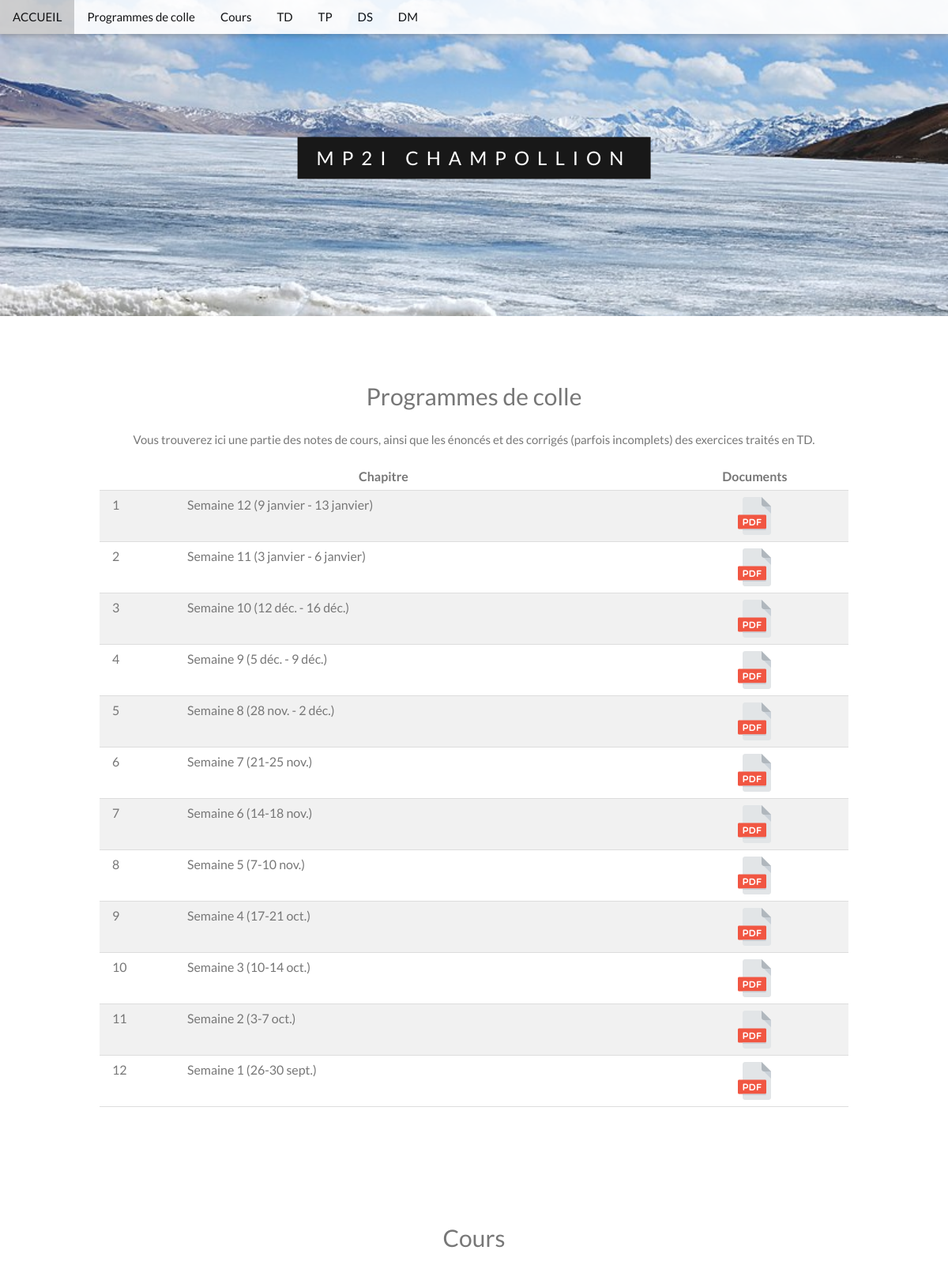
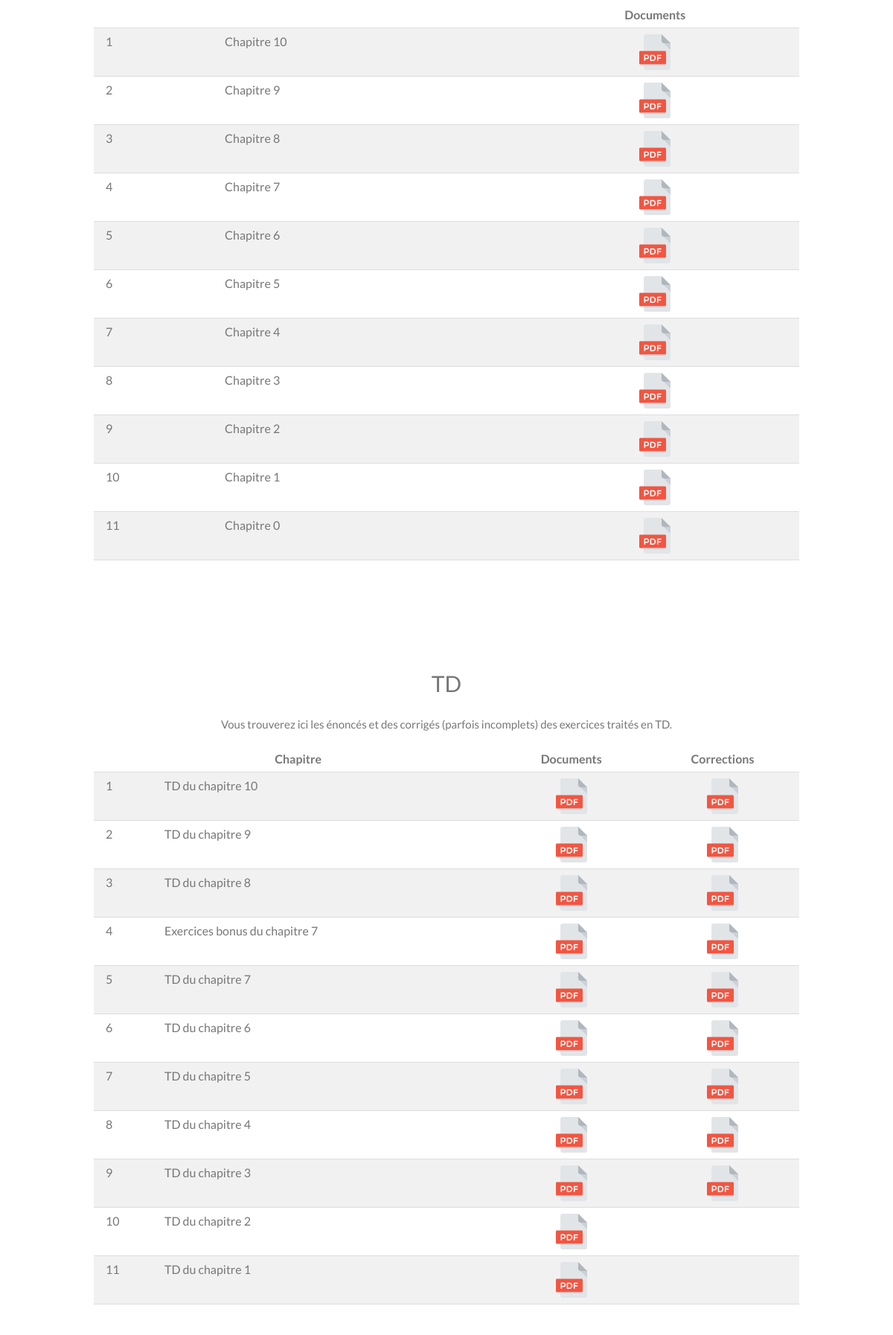
The page / (upper part) on the database its author committed (2 pictures, top to bottom).
### scrap/models.py (models this page shows, shortened)
class Categorie(models.Model):
    title = models.CharField(max_length=200)
    description = models.TextField(default=' ')
    libele = models.CharField(max_length=200, default='Nom')
    last_update = models.DateTimeField(blank=True, null=True)
    corrections = models.BooleanField(default=False)

class Document(models.Model):
    title = models.CharField(max_length=200)
    link = models.URLField(blank=True)
    categorie = models.ForeignKey(Categorie, null=True, on_delete=models.CASCADE)

### scrap/views.py (the view)
# urls.py: path('', views.accueil, name='accueil'),
def accueil(request):
    documents_by_category = {}
    categories = Categorie.objects.order_by('pk')
    for category in categories:
        correction = Document.objects.filter(categorie=category, title__icontains='correction')
        documents = Document.objects.filter(categorie=category).exclude(title__icontains='correction')
        documents_by_category[category] = itertools.zip_longest(documents,correction,fillvalue='N/A')
    return render(request, 'home.html', {'documents_by_category': documents_by_category})

### scrap/templates/home.html
{% extends 'base.html' %}
{% block content %}
{% for cat, documents in documents_by_category.items %}
<div class="w3-content w3-container w3-padding-64" id="{{ cat.title }}">
  <h2 class="w3-center">{{ cat.title }}</h2>
  <center> <p>{{ cat.description }}</p> </center>
  <table class="w3-table w3-striped w3-bordered">
    <tbody><tr>
      <th colspan="2" class="w3-center"> {{ cat.libele }}</th>
      <th style="text-align: center;"> Documents </th>
      {% if cat.corrections %}
      <th style="text-align: center;">Corrections</th>
      {% endif %}
    </tr>
    <tr>
      {% for doc,corr in documents %}
      <td>{{ forloop.counter }}</td>
      <td>{{ doc.title }}</td>
      <td style="vertical-align:middle; horizontal-align:middle; text-align: center;"><a href="https://physique.mp2i-champo.fr/{{ doc.link }}"><span class="icon-pdf"></span> </a></td>
      {% if cat.corrections %}
      {% if corr != 'N/A' %}
      <td style="vertical-align:middle; horizontal-align:middle; text-align: center;"><a href="https://physique.mp2i-champo.fr/{{ corr.link }}"><span class="icon-pdf"></span> </a></td>
      {% else %}
      <td style="vertical-align:middle; horizontal-align:middle; text-align: center;"><a href=""> </a></td>
      {% endif %}
      {% endif %}
    </tr>
      {% endfor %}
    </tbody>
  </table>
</div>
{% endfor %}
{% endblock %}

### scrap/templates/base.html (shortened to what this page needs)
{% load static %}
<head><title>La Physique en MP2I au lycée Champollion</title>
    <link rel="stylesheet" href="{% static 'css/w3.css' %}">
    <link rel="stylesheet" href="{% static 'css/custom.css' %}">
    <link rel="stylesheet" href="https://cdnjs.cloudflare.com/ajax/libs/font-awesome/4.7.0/css/font-awesome.min.css">
    </head>
<body>
    <div class="w3-top">
        <div class="w3-bar w3-card w3-animate-top w3-white" id="myNavbar" style="opacity: 0.9;">
          <a href="#home" class="w3-bar-item w3-button">ACCUEIL</a>
          {% for cat, documents in documents_by_category.items %}
          <a href="#{{ cat.title }}" class="w3-bar-item w3-button w3-hide-small">{{ cat.title }}</a>
          {% endfor %}
        </div>
      </div>
      <div class="bgimg-1 w3-display-container" id="home" style="opacity:0.9;display:block">
        <div class="w3-display-middle" style="white-space:nowrap;">
          <span class="w3-center w3-padding-large w3-black w3-xlarge w3-wide w3-animate-opacity">MP2I <span class="w3-hide-small">CHAMPOLLION</span><span class="w3-hide-large w3-hide-medium">CHAMPO</span></span>
        </div>
      </div>
{% block content %}
{% endblock %}
</body>

### scrap/static/css/w3.css (style rules this page uses)
*, *:before, *:after { box-sizing: inherit }
body { margin: 0 }
a { background-color: transparent }
html, body { font-family: Verdana, sans-serif; font-size: 15px; line-height: 1.5 }
h2 { font-size: 30px }
h1, h2, h3, h4, h5, h6 { font-family: "Segoe UI", Arial, sans-serif; font-weight: 400; margin: 10px 0 }
.w3-wide { letter-spacing: 4px }
a { color: inherit }
.w3-table, .w3-table-all { border-collapse: collapse; border-spacing: 0; width: 100%; display: table }
.w3-bordered tr, .w3-table-all tr { border-bottom: 1px solid #ddd }
.w3-striped tbody tr:nth-child(even) { background-color: #f1f1f1 }
.w3-table td, .w3-table th, .w3-table-all td, .w3-table-all th { padding: 8px 8px; display: table-cell; text-align: left; vertical-align: top }
.w3-table th:first-child, .w3-table td:first-child, .w3-table-all th:first-child, .w3-table-all td:first-child { padding-left: 16px }
.w3-btn, .w3-button { border: none; display: inline-block; padding: 8px 16px; vertical-align: middle; overflow: hidden; text-decoration: none; color: inherit; background-color: inherit; text-align: center; cursor: pointer; white-space: nowrap }
.w3-btn, .w3-button { -webkit-touch-callout: none; -webkit-user-select: none; -khtml-user-select: none; -moz-user-select: none; -ms-user-select: none; user-select: none }
.w3-tooltip, .w3-display-container { position: relative }
.w3-bar { width: 100%; overflow: hidden }
.w3-bar .w3-bar-item { padding: 8px 16px; float: left; width: auto; border: none; display: block; outline: 0 }
.w3-bar .w3-button { white-space: normal; }
.w3-container:after, .w3-container:before, .w3-panel:after, .w3-panel:before, .w3-row:after, .w3-row:before, .w3-row-padding:after, .w3-row-padding:before, .w3-cell-row:before, .w3-cell-row:after, .w3-clear:after, .w3-clear:before, .w3-bar:before, .w3-bar:after { content: ""; display: table; clear: both }
.w3-content, .w3-auto { margin-left: auto; margin-right: auto }
.w3-content { max-width: 980px }
.w3-top, .w3-bottom { position: fixed; width: 100%; z-index: 1 }
.w3-top { top: 0 }
.w3-display-middle { position: absolute; top: 50%; left: 50%; transform: translate(-50%, -50%); -ms-transform: translate(-50%, -50%) }
.w3-container, .w3-panel { padding: 0.01em 16px }
.w3-card, .w3-card-2 { box-shadow: 0 2px 5px 0 rgba(0, 0, 0, 0.16), 0 2px 10px 0 rgba(0, 0, 0, 0.12) }
.w3-animate-opacity { animation: opac 0.8s }
.w3-animate-top { position: relative; animation: animatetop 0.4s }
.w3-xlarge { font-size: 24px !important }
.w3-center { text-align: center !important }
.w3-padding-large { padding: 12px 24px !important }
.w3-padding-64 { padding-top: 64px !important; padding-bottom: 64px !important }
.w3-white, .w3-hover-white:hover { color: #000 !important; background-color: #fff !important }
.w3-black, .w3-hover-black:hover { color: #fff !important; background-color: #000 !important }

### scrap/static/css/custom.css (style rules this page uses)
.icon-pdf { background: url('/static/image/pdf.svg'); height: 48px; width: 48px; display: inline-block; vertical-align: middle; }
td { vertical-align: middle; }

### rows shown on the page
Categorie: title "Programmes de colle", description "Vous trouverez ici une partie des notes de cours, ainsi que les énoncés et des corrigés (parfois incomplets) des exercices traités en TD.", libele "Chapitre"
Categorie: title "Cours"
Categorie: title "TD", description "Vous trouverez ici les énoncés et des corrigés (parfois incomplets) des exercices traités en TD.", libele "Chapitre", corrections "Corrections"
Categorie: title "TP"
Categorie: title "DS"
Categorie: title "DM"
Document: title "Semaine 12 (9 janvier - 13 janvier)"
Document: title "Semaine 11 (3 janvier - 6 janvier)"
Document: title "Semaine 10 (12 déc. - 16 déc.)"
Document: title "Semaine 9 (5 déc. - 9 déc.)"
Document: title "Semaine 8 (28 nov. - 2 déc.)"
Document: title "Semaine 7 (21-25 nov.)"
Document: title "Semaine 6 (14-18 nov.)"
Document: title "Semaine 5 (7-10 nov.)"
Document: title "Semaine 4 (17-21 oct.)"
Document: title "Semaine 3 (10-14 oct.)"
Document: title "Semaine 2 (3-7 oct.)"
Document: title "Semaine 1 (26-30 sept.)"
Document: title "Chapitre 10"
Document: title "Chapitre 9"
Document: title "Chapitre 8"
Document: title "Chapitre 7"
Document: title "Chapitre 6"
Document: title "Chapitre 5"
Document: title "Chapitre 4"
Document: title "Chapitre 3"
Document: title "Chapitre 2"
Document: title "Chapitre 1"
Document: title "Chapitre 0"
Document: title "TD du chapitre 10"
Document: title "TD du chapitre 9"
Document: title "TD du chapitre 8"
Document: title "Exercices bonus du chapitre 7"
Document: title "TD du chapitre 7"
Document: title "TD du chapitre 6"
Document: title "TD du chapitre 5"
Document: title "TD du chapitre 4"
Document: title "TD du chapitre 3"
Document: title "TD du chapitre 2"
Document: title "TD du chapitre 1"
